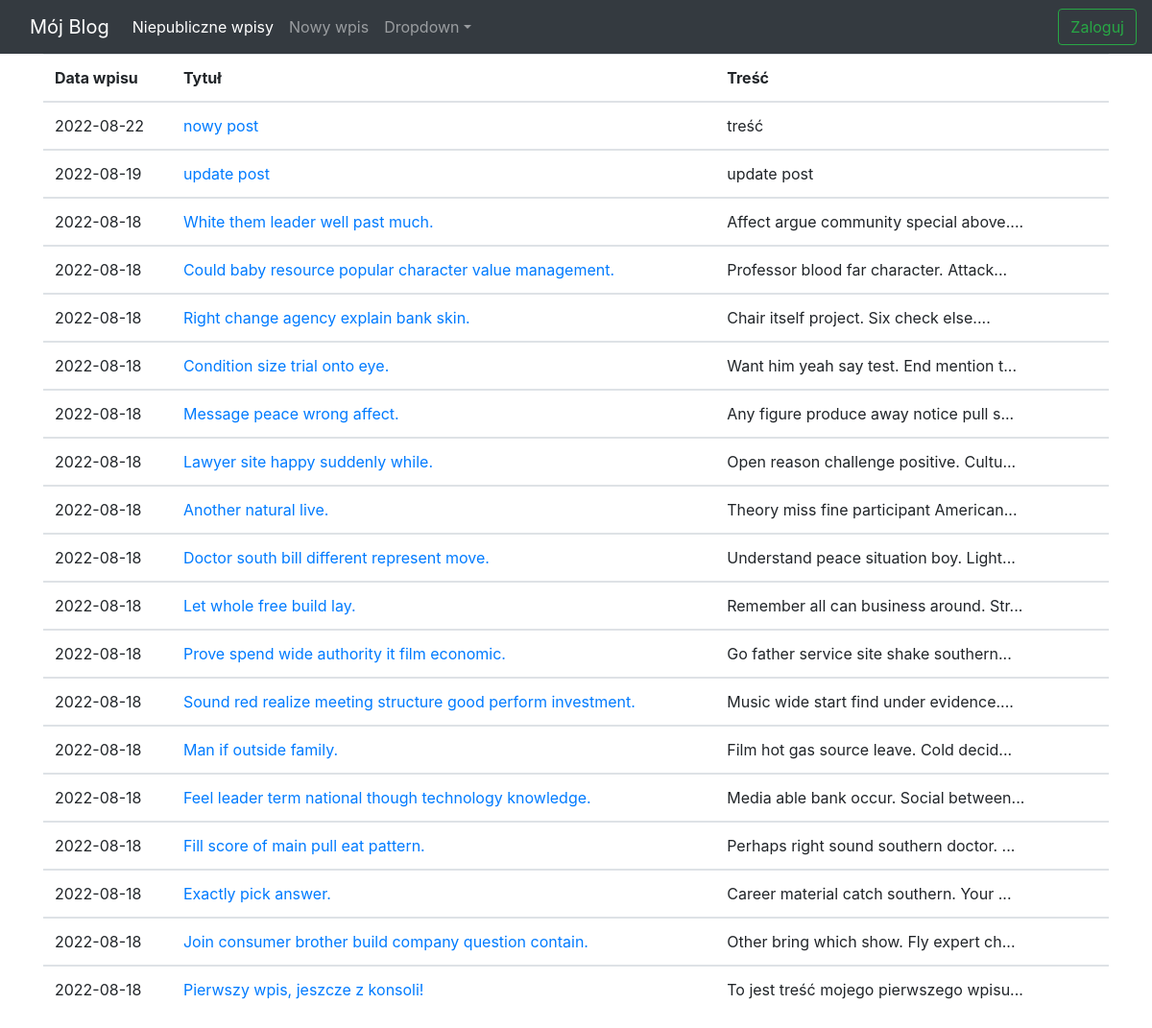
Before: / with the older database file.
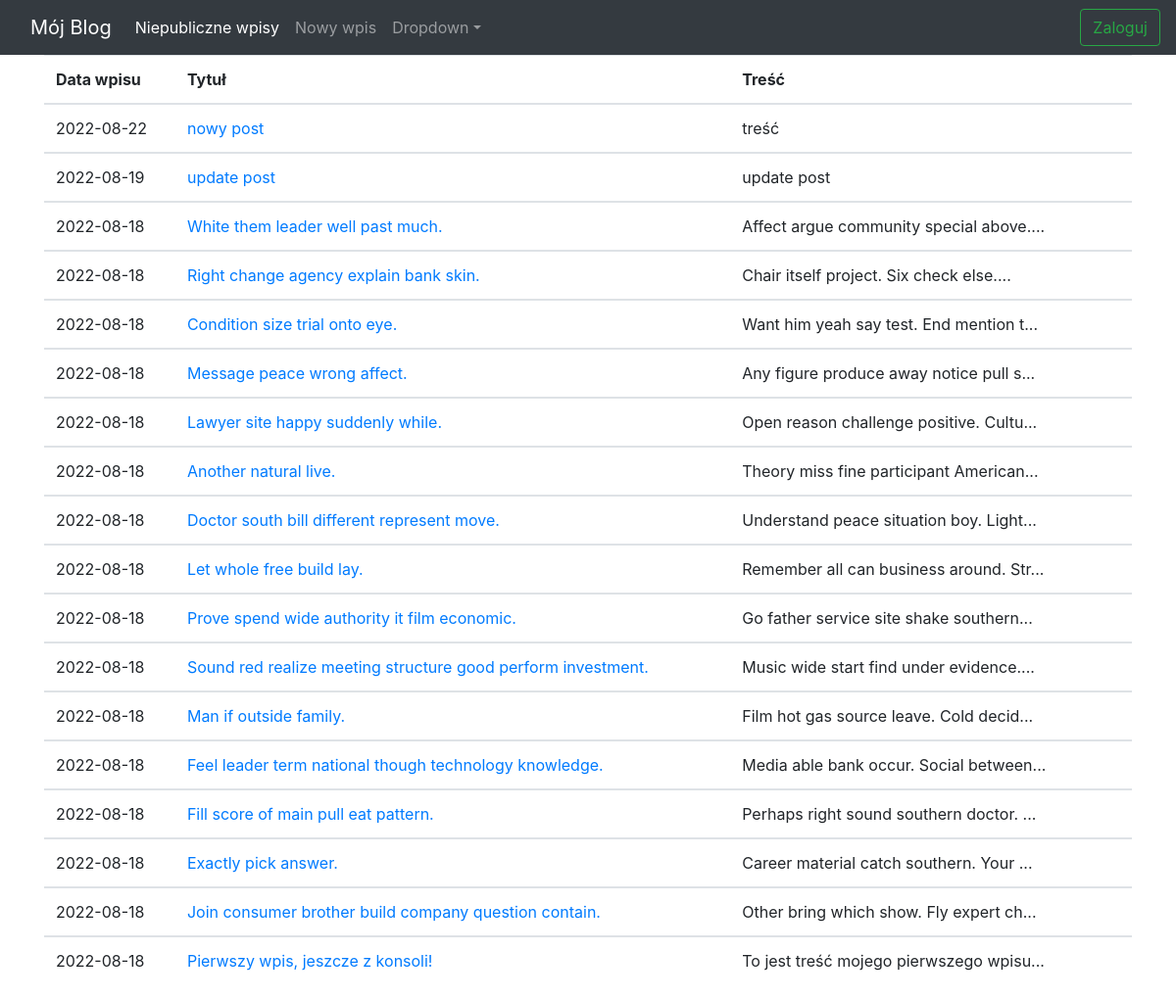
After: the same page with the newer database file.
### app/models.py (models this page shows)
class Post(db.Model):
    id = db.Column(db.Integer, primary_key=True)
    title = db.Column(db.String(20),  nullable=False, unique=True)
    post_content = db.Column(db.String(100),  nullable=False)
    pub_date = db.Column(db.DateTime(),  nullable=False, default=datetime.datetime.utcnow)
    is_public = db.Column(db.Boolean(),  default=False)

### app/routes.py (the view)
@app.route("/")
def homepage():
    all_posts = Post.query.filter_by(is_public=True).order_by(Post.pub_date.desc())
    return render_template("main_page.html", all_posts=all_posts)

### app/templates/main_page.html (shortened to what this page needs)
{% extends "base.html" %}
{% block content %}
    <table class="table table-hover">
    <thead>
        <tr>
          <th scope="col">Data wpisu</th>
          <th scope="col">Tytuł</th>
          <th scope="col">Treść</th>
          <th scope="col"></th>
        </tr>
    </thead>
    {%for post in all_posts%}
    <tbody>
    <tr>
      <td>{{post.pub_date.strftime('%Y-%m-%d')}}</td>
          <td><a href="{{ url_for('edit_and_add_post', post_id=post.id) }}" class="list-unstyled">
               {{ post.title }}
          </a>
          </td>
        <td>{{post.post_content|truncate(40, True)}}</td>
      <td>
      </td>
    </tr>
   {% endfor %}
    </table>
{% endblock %}

### app/templates/base.html (shortened to what this page needs)
<!DOCTYPE html>
<html lang="en">
    <head>
        <link rel="stylesheet" href="https://stackpath.bootstrapcdn.com/bootstrap/4.3.1/css/bootstrap.min.css">
    </head>
    <body>
        <nav class="navbar navbar-expand-lg navbar-dark bg-dark">
            <div class="container">
                <a class="navbar-brand" href="/">Mój Blog</a>
                <div class="collapse navbar-collapse" id="navbarSupportedContent">
                    <ul class="navbar-nav ms-auto mb-2 mb-lg-0">
                        <li class="nav-item"><a class="nav-link active" aria-current="page" href="{{url_for ('list_drafts')}}"> Niepubliczne wpisy</a></li>
                        <li class="nav-item"><a class="nav-link" href="{{url_for('edit_and_add_post', post_id='new_id')}}">Nowy wpis</a></li>
                        <li class="nav-item dropdown">
                            <a class="nav-link dropdown-toggle" id="navbarDropdown" href="#" role="button" data-bs-toggle="dropdown" aria-expanded="false">Dropdown</a>
                        </li>
                    </ul>
                </div>
            </div>
            {% if session.logged_in %}
                <form class="form-inline" action="{{url_for ('logout')}}" method="POST">
                     <button class="btn btn-outline-success" type="submit">Wyloguj</button>
                </form>
            {% else %}
                <form class="form-inline" action="{{url_for ('login')}}" method="GET">
                     <button class="btn btn-outline-success" type="submit">Zaloguj</button>
                 </form>
            {% endif %}
        </nav>
        <div class="container">
            {%block content%}
            {%endblock%}
            </div>
    </body>
</html>

Changed rows visible on the page:
removed Post: pub_date "2022-08-18", title "Could baby resource popular character value management.", post_content "Professor blood far character. Attack..."
